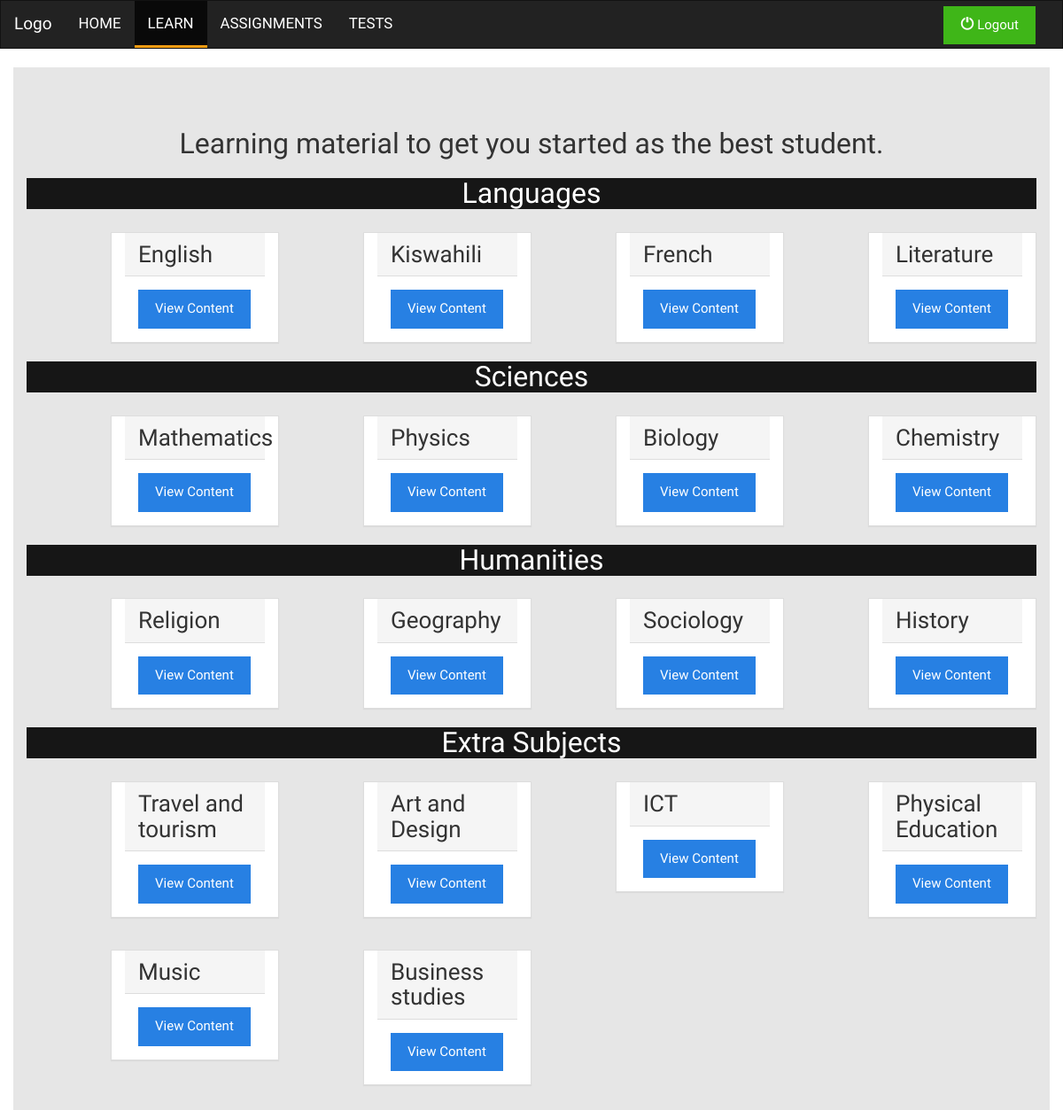
Screenshot of /learn.php (signed in) with the database file from the repository.
### tables this page shows
CREATE TABLE `subjects` (
  `subject_id` int(255) UNSIGNED NOT NULL,
  `subject_category` enum('sciences','humanities','languages','extras') NOT NULL DEFAULT 'sciences',
  `subject_name` varchar(256) NOT NULL,
  `subject_level` enum('primary','high_school','college','') NOT NULL DEFAULT 'primary',
  `subject_description` text NOT NULL
);

### functions/session_functions.php (called while the page is built, shortened)
<?php
class SessionFunctions
{
	function sessionActive()
	{
		if (   (@$_SESSION['std_username']!==''&& @$_SESSION['std_username']!==null)
			&& (@$_SESSION['std_id']!=='' && @$_SESSION['std_id']!==null)
			&& (@$_SESSION['std_fName']!=='' && @$_SESSION['std_fName']!==null)
			&& (@$_SESSION['std_lName']!=='' && @$_SESSION['std_lName']!==null)
			&& (@$_SESSION['std_stream_id']!=='' && @$_SESSION['std_stream_id']!==null)
			&& (@$_SESSION['std_class_id']!=='' && @$_SESSION['std_class_id']!==null)
			)
		{
			return true;
		}else
		{
			return false;
		}
	}
}

### learn.php (the view, shortened to what this page needs)
<!DOCTYPE html>
<html lang="en">
    <head>
        <link  rel="stylesheet" type="text/css" href="css/theme.min.css"/>
       <link  rel="stylesheet" type="text/css" href="css/main.css"/>
    </head>
    <body>
     <?php
        include_once('navigation.php');
        $learnNav = new Navigation('index.php','#','tests.php','account/signup.php','account/forgot.php','assignment.php');
        $learnNav->loginHandlerPath = 'account/loginHandler.php';
        $learnNav->setLearnActive();
      ?>
        <?php
        $curSubId = @($_GET['subId']);
        if ($curSubId!== null)
        {
          include("formSelection.php");
          $formSelection = new FormSelection();
          $formSelection->generateFormPage($curSubId);
        }
        else
        {
          require_once('functions/session_functions.php');
          $sessionHandler = new SessionFunctions();
          $errorMessage = "<div class='container'> <div class='panel panel-info col-sm-12'> <div class='panel-header'> <h2>Restricted access content</h2>  </div><div class='panel-body'> <p>You need to be logged in to access learning material. Login and try again</p></div></div></div>";
          if($sessionHandler->sessionActive())
          {
            require_once('esomoDbConnect.php');
            echo "<div class='jumbotron container'>";
            echo" <h2 style='text-align:center;'>Learning material to get you started as the best student.</h2>";
            $scienceSubs =$languageSubs= $humanitySubs= $extraSubs = "";
            $rawQuery = 'SELECT subject_id,subject_name,subject_description,subject_category FROM subjects WHERE subject_category=?';
            if($fetchSubsQuery = $dbCon->prepare($rawQuery))
            {
            $fetchSubsQuery->bind_param('s', $tempSubCategory);
            $fetchSubsQuery->execute();
            $scienceSubs = $fetchSubsQuery->get_result();
            $fetchSubsQuery->execute();
            $languageSubs = $fetchSubsQuery->get_result();
            $fetchSubsQuery->execute();
            $humanitySubs = $fetchSubsQuery->get_result();
            $fetchSubsQuery->execute();
            $extraSubs = $fetchSubsQuery->get_result();
            }else
            {
              echo "<p style='background-color:black;text-align:center;color:red;font-size:1.2em;'> could not execute query :".$dbCon->error." </p> ";
            }
            loopSubjects($languageSubs,"Languages");
            echo "</div>";
          }
          else
          {
           echo $errorMessage;
          }
         }
      function loopSubjects($subjectQueryResult,$subjectGroupTitle)
      {
        echo "<div style='clear:both;background-color:rgba(0,0,0,0.9);height:100%;margin-bottom:'><h2 style='color:white;text-align:center;'>$subjectGroupTitle</h2>";
        foreach ($subjectQueryResult as $subject) {
          $tmp_sName = $subject['subject_name'];
          $tmp_sId = $subject['subject_id'];
          echo createSubjectContainer($tmp_sName,$tmp_sId);
         }
        echo "</div><br><br>";
      }
      function createSubjectContainer($subjectName,$subjectId)
      {
       $subContClassesRef = &$GLOBALS['subContainerClasses'];
       $subjectContainer = <<<EOD
        <div class="$subContClassesRef" style="margin-top:1em;">
          <div class="panel-heading"><h3>$subjectName</h3></div>
          <div class="panel-body">
          <a href="learn.php?subId=$subjectId" class="btn btn-primary col-xs-offset-5 col-sm-offset-4 col-lg-offset-0">View Content</a>
          </div>
        </div>
EOD;
      return $subjectContainer;
      }
?>
    </body>
</html>

### navigation.php (shortened to what this page needs)
<?php
class Navigation
{
	public $learnPath;
	public $indexPath;
	public $testsPath;
	public $assignmentPath;
	protected $indexClass;
	protected $learnClass;
	protected $testsClass;
	protected $assignmentClass;
	function __construct($pathIndex,$pathLearn,$pathTests,$pathSignup,$pathForgotPass,$assignmentPath)
	{
		$this->indexClass = $this->learnClass = $this->testsClass = '';
		$this->indexPath = $pathIndex;
		$this->learnPath = $pathLearn;
		$this->testsPath = $pathTests;
		$this->assignmentPath = $assignmentPath;
	}
	function updateNav()
	{
		$this->genNavPart();
		include_once('functions/session_functions.php');
		$sessionHandler = new SessionFunctions();
		if ($sessionHandler->sessionActive())
		{
			$this->genLogoutPart();
		}
		else
		{
			$this->genSignupPart();
		}
		$this->closeNav();
	}
	function genNavPart()
	{
		$learnPath = $this->learnPath;
		$indexPath = $this->indexPath;
		$testsPath = $this->testsPath;
		$assignmentPath = $this->assignmentPath;
		$indexClass = $this->indexClass;
		$learnClass = $this->learnClass;
		$testsClass = $this->testsClass;
		$assignmentClass = $this->assignmentClass;
		$navPart = "
		<nav class='navbar navbar-default'>
          <div class='container-fluid'>
                <div class='navbar-head'>
                    <a class='navbar-brand' href='#'>Logo</a>
                </div>
    <div class='collapse navbar-collapse'>
        <ul class='nav navbar-nav'>
            <li $indexClass><a href='$indexPath'>HOME
            </a>
            </li>
            <li $learnClass><a href='$learnPath'>
            	LEARN</a>
            </li>
            <li $assignmentClass><a href='$assignmentPath'>ASSIGNMENTS
            	</a>
            </li>
            <li $testsClass><a href='$testsPath'>TESTS
            </a>
            </li>
        </ul>
";
		echo $navPart;
	}
	function genLogoutPart()
	{
		$logoutPart = '
		<div class="myNavInputs">
		<a href="?action=logout" class="btn btn-success"><span class="glyphicon glyphicon-off"></span>  Logout</a>
		</div>
		';
		echo $logoutPart;
	}
	function closeNav()
	{
		echo "</div> \n </nav>";
	}
	private function resetAllActive()
	{
		$this->indexClass = '';
		$this->testsClass = '';
		$this->learnClass = '';
		$this->assignmentClass='';
	}
	function setLearnActive()
	{
		$this->learnClass = 'class=\'active\'';
		$this->updateNav();
	}
}

### css/main.css (style rules this page uses)
h3 { margin:auto; }
.nav li { font-size:1.125em; }
.active { border-bottom: 0.2em solid rgba(243, 156, 18,1.0); }
.myNavInputs { float:right; margin-top:0.5%; margin-bottom:0px; }
.myNavInputs > a.btn { margin-left:1.25em; }

### rows the page displays
subjects: subject_name "English"
subjects: subject_name "Kiswahili"
subjects: subject_name "French"
subjects: subject_name "Literature"
subjects: subject_name "Mathematics"
subjects: subject_name "Physics"
subjects: subject_name "Biology"
subjects: subject_name "Chemistry"
subjects: subject_name "Religion"
subjects: subject_name "Geography"
subjects: subject_name "Sociology"
subjects: subject_name "History"
subjects: subject_name "Travel and tourism"
subjects: subject_name "Art and Design"
subjects: subject_name "ICT"
subjects: subject_name "Physical Education"
subjects: subject_name "Music"
subjects: subject_name "Business studies"

### other values shown
$subjectGroupTitle "Languages Sciences Humanities Extra Subjects"
